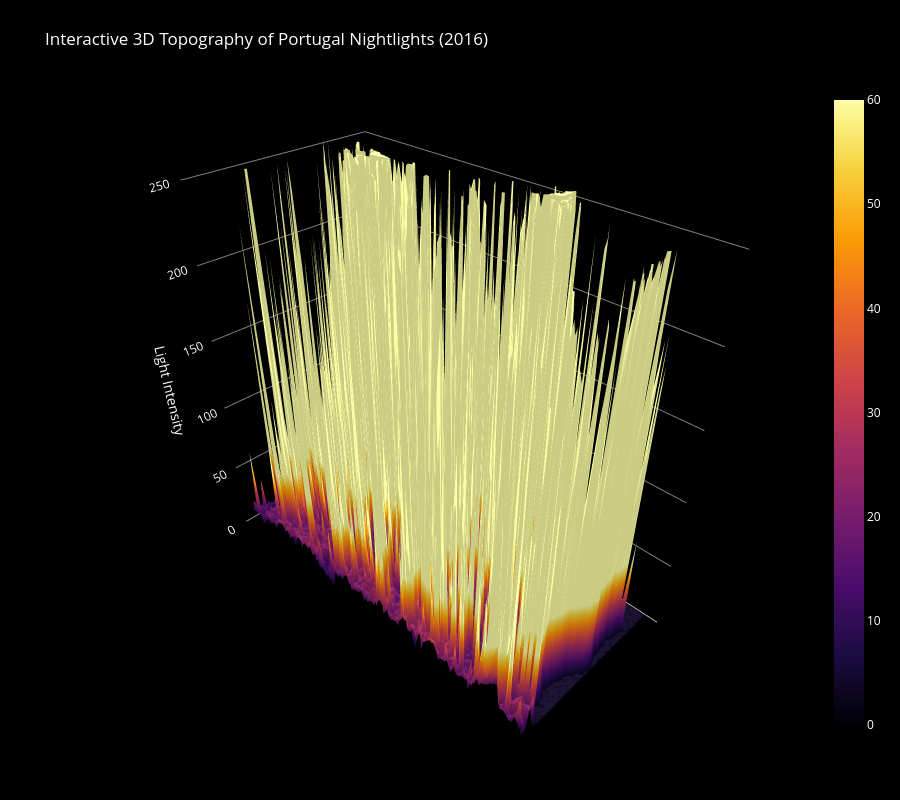

Notebook cell for this chart:
### Code cell
import plotly.graph_objects as go
import numpy as np

print("Generating Interactive 3D Topography... (This might take a few seconds)")

# Downsample the image so it runs smoothly in the browser (take every 5th pixel)
step = 5
z_data = img_2016[::step, ::step]

# Create the interactive 3D Surface Plot
fig = go.Figure(data=[go.Surface(
    z=z_data, 
    colorscale='inferno',
    cmin=0, 
    cmax=60,
    hovertemplate="Light Intensity: %{z}<extra></extra>"
)])

# Style the layout to make it look like a sleek night map
fig.update_layout(
    title='Interactive 3D Topography of Portugal Nightlights (2016)',
    autosize=False,
    width=900,
    height=800,
    margin=dict(l=65, r=50, b=65, t=90),
    paper_bgcolor="black",
    font=dict(color="white"),
    scene=dict(
        xaxis=dict(visible=False), # Hide the grid lines for a cleaner look
        yaxis=dict(visible=False),
        zaxis=dict(title='Light Intensity', backgroundcolor="black", gridcolor="gray"),
        bgcolor="black"
    )
)

fig.show()

### Figure 1 — Plotly figure (JSON) as saved in the notebook; plotly's stock layout.template omitted (floating-point values rounded to 4 significant figures; data arrays with more than 128 entries replaced by an {"elided": "..."} marker saying what was removed)
{"data": [{"cmax": 60, "cmin": 0, "colorscale": [[0, "#000004"], [0.1111, "#1b0c41"], [0.2222, "#4a0c6b"], [0.3333, "#781c6d"], [0.4444, "#a52c60"], [0.5556, "#cf4446"], [0.6667, "#ed6925"], [0.7778, "#fb9b06"], [0.8889, "#f7d13d"], [1, "#fcffa4"]], "hovertemplate": "Light Intensity: %{z}<extra></extra>", "type": "surface", "z": {"elided": "246x124 float values"}}], "layout": {"autosize": false, "font": {"color": "white"}, "height": 800, "margin": {"b": 65, "l": 65, "r": 50, "t": 90}, "paper_bgcolor": "black", "scene": {"bgcolor": "black", "xaxis": {"visible": false}, "yaxis": {"visible": false}, "zaxis": {"backgroundcolor": "black", "gridcolor": "gray", "title": {"text": "Light Intensity"}}}, "title": {"text": "Interactive 3D Topography of Portugal Nightlights (2016)"}, "width": 900}}
